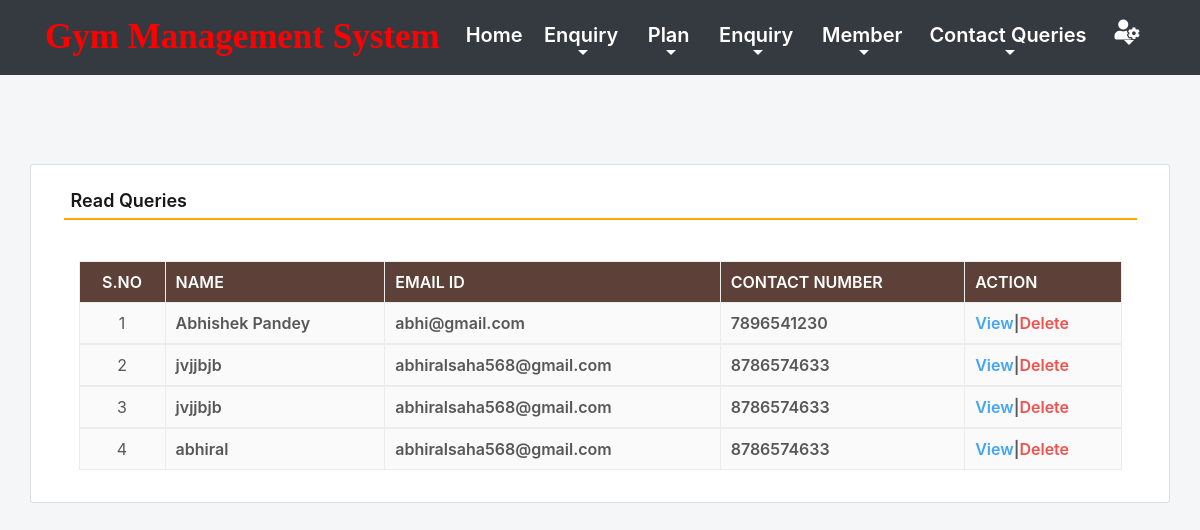
Screenshot of /read_queries (signed in) with the database file from the repository.
### gym/models.py (models this page shows, shortened)
class Contact(models.Model):
    name = models.CharField(max_length=100, null=True)
    emailid = models.CharField(max_length=50, null=True)
    contact = models.CharField(max_length=15, null=True)
    subject = models.CharField(max_length=100, null=True)
    message = models.CharField(max_length=300, null=True)
    msgdate = models.DateField(null=True)
    isread = models.CharField(max_length=10,null=True)

### gym/views.py (the view)
# urls.py: path('read_queries', read_queries, name='read_queries'),
def read_queries(request):
    if not request.user.is_authenticated:
        return redirect('admin_login')
    contact = Contact.objects.filter(isread="yes")
    return render(request,'read_queries.html', locals())

### gym/templates/read_queries.html (shortened to what this page needs)
{% include 'admin_nav.html' %}
{% load static %}
{% block main %}
<html lang="en" class="no-focus">
 <link rel="stylesheet" id="css-main" href="{% static 'css1/codebase.min.css' %}">
 <br><br><br><br>
	<div class="container card shadow mt-5">
		<div class="card-body">
			<h5 class="p-2" style="border-bottom: 2px solid orange">Read Queries</h5>
             <br>
			<div class="container-fluid">
                          <table id="example" class="table table-striped table-bordered" style="width:100%">
                                <thead class="text-white" style="background-color : #5d4037;">
                                    <tr>
                                        <th class="text-center">S.No</th>
                                        <th class="d-none d-sm-table-cell">Name</th>
                                        <th class="d-none d-sm-table-cell">Email ID</th>
                                        <th class="d-none d-sm-table-cell">Contact Number</th>
                                        <th class="d-none d-sm-table-cell" style="width: 15%;">Action</th>
                                    </tr>
                                </thead>
                                {% for i in contact %}
                                <tbody>
                                    <tr>
                                        <td class="text-center">{{forloop.counter}}</td>
                                        <td class="font-w600">{{i.name}}</td>
                                        <td class="font-w600">{{i.emailid}}</td>
                                        <td class="font-w600">{{i.contact}}</td>
                                        <td class="font-w600"><a href="{% url 'view_queries' i.id %}" class="text-primary">View</a>|<a href="{% url 'delete_contact' i.id %}" class="text-danger" onclick="return confirm('Are you sure to delete this Queries ?')">Delete</a></td>
                                    </tr>
                                        {% endfor %}
                                </tbody>
                          </table>
				</div>
			</div>
		</div>
        <link rel="stylesheet" href="https://use.fontawesome.com/releases/v5.6.3/css/all.css">
 </html>
{% endblock %}

### rows the page displays
Contact: name "Abhishek Pandey", emailid "abhi@gmail.com", contact "7896541230"
Contact: name "jvjjbjb", emailid "abhiralsaha568@gmail.com", contact "8786574633"
Contact: name "jvjjbjb", emailid "abhiralsaha568@gmail.com", contact "8786574633"
Contact: name "abhiral", emailid "abhiralsaha568@gmail.com", contact "8786574633"
